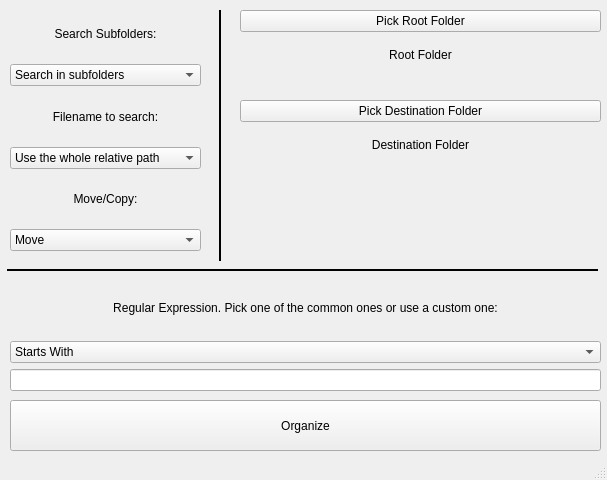
<?xml version="1.0" encoding="UTF-8"?>
<ui version="4.0">
 <class>mainWindow</class>
 <widget class="QMainWindow" name="mainWindow">
  <property name="geometry">
   <rect>
    <x>0</x>
    <y>0</y>
    <width>607</width>
    <height>480</height>
   </rect>
  </property>
  <property name="windowTitle">
   <string>Regex Organizer</string>
  </property>
  <widget class="QWidget" name="centralwidget">
   <property name="enabled">
    <bool>true</bool>
   </property>
   <property name="sizePolicy">
    <sizepolicy hsizetype="Maximum" vsizetype="Maximum">
     <horstretch>0</horstretch>
     <verstretch>0</verstretch>
    </sizepolicy>
   </property>
   <widget class="Line" name="line">
    <property name="geometry">
     <rect>
      <x>210</x>
      <y>10</y>
      <width>20</width>
      <height>251</height>
     </rect>
    </property>
    <property name="frameShadow">
     <enum>QFrame::Plain</enum>
    </property>
    <property name="lineWidth">
     <number>2</number>
    </property>
    <property name="orientation">
     <enum>Qt::Vertical</enum>
    </property>
   </widget>
   <widget class="Line" name="line_2">
    <property name="geometry">
     <rect>
      <x>7</x>
      <y>260</y>
      <width>591</width>
      <height>20</height>
     </rect>
    </property>
    <property name="frameShadow">
     <enum>QFrame::Plain</enum>
    </property>
    <property name="lineWidth">
     <number>2</number>
    </property>
    <property name="orientation">
     <enum>Qt::Horizontal</enum>
    </property>
   </widget>
   <widget class="QWidget" name="layoutWidget">
    <property name="geometry">
     <rect>
      <x>240</x>
      <y>100</y>
      <width>361</width>
      <height>61</height>
     </rect>
    </property>
    <layout class="QVBoxLayout" name="verticalLayout_4">
     <item>
      <widget class="QPushButton" name="pushButton_2">
       <property name="text">
        <string>Pick Destination Folder</string>
       </property>
      </widget>
     </item>
     <item>
      <widget class="QLabel" name="label_6">
       <property name="text">
        <string>Destination Folder</string>
       </property>
       <property name="alignment">
        <set>Qt::AlignCenter</set>
       </property>
      </widget>
     </item>
    </layout>
   </widget>
   <widget class="QPushButton" name="pushButton_3">
    <property name="geometry">
     <rect>
      <x>10</x>
      <y>400</y>
      <width>591</width>
      <height>51</height>
     </rect>
    </property>
    <property name="text">
     <string>Organize</string>
    </property>
   </widget>
   <widget class="QWidget" name="">
    <property name="geometry">
     <rect>
      <x>10</x>
      <y>280</y>
      <width>591</width>
      <height>111</height>
     </rect>
    </property>
    <layout class="QVBoxLayout" name="verticalLayout_2">
     <item>
      <widget class="QLabel" name="label_4">
       <property name="text">
        <string>Regular Expression. Pick one of the common ones or use a custom one:</string>
       </property>
       <property name="alignment">
        <set>Qt::AlignCenter</set>
       </property>
       <property name="wordWrap">
        <bool>false</bool>
       </property>
      </widget>
     </item>
     <item>
      <widget class="QComboBox" name="comboBox_4">
       <property name="font">
        <font>
         <strikeout>false</strikeout>
        </font>
       </property>
       <property name="acceptDrops">
        <bool>false</bool>
       </property>
       <item>
        <property name="text">
         <string>Starts With</string>
        </property>
       </item>
       <item>
        <property name="text">
         <string>Ends With</string>
        </property>
       </item>
       <item>
        <property name="text">
         <string>Contains</string>
        </property>
       </item>
       <item>
        <property name="text">
         <string>Equals</string>
        </property>
       </item>
       <item>
        <property name="text">
         <string>Custom RegEx</string>
        </property>
       </item>
      </widget>
     </item>
     <item>
      <widget class="QLineEdit" name="lineEdit"/>
     </item>
    </layout>
   </widget>
   <widget class="QWidget" name="">
    <property name="geometry">
     <rect>
      <x>240</x>
      <y>10</y>
      <width>361</width>
      <height>61</height>
     </rect>
    </property>
    <layout class="QVBoxLayout" name="verticalLayout_3">
     <item>
      <widget class="QPushButton" name="pushButton">
       <property name="text">
        <string>Pick Root Folder</string>
       </property>
      </widget>
     </item>
     <item>
      <widget class="QLabel" name="label_5">
       <property name="text">
        <string>Root Folder</string>
       </property>
       <property name="alignment">
        <set>Qt::AlignCenter</set>
       </property>
      </widget>
     </item>
    </layout>
   </widget>
   <widget class="QWidget" name="">
    <property name="geometry">
     <rect>
      <x>10</x>
      <y>10</y>
      <width>191</width>
      <height>241</height>
     </rect>
    </property>
    <layout class="QVBoxLayout" name="verticalLayout">
     <item>
      <widget class="QLabel" name="label">
       <property name="text">
        <string>Search Subfolders:</string>
       </property>
       <property name="alignment">
        <set>Qt::AlignCenter</set>
       </property>
      </widget>
     </item>
     <item>
      <widget class="QComboBox" name="comboBox">
       <item>
        <property name="text">
         <string>Search in subfolders</string>
        </property>
       </item>
       <item>
        <property name="text">
         <string>Search only in the root folder</string>
        </property>
       </item>
      </widget>
     </item>
     <item>
      <widget class="QLabel" name="label_2">
       <property name="text">
        <string>Filename to search:</string>
       </property>
       <property name="alignment">
        <set>Qt::AlignCenter</set>
       </property>
      </widget>
     </item>
     <item>
      <widget class="QComboBox" name="comboBox_2">
       <item>
        <property name="text">
         <string>Use the whole relative path</string>
        </property>
       </item>
       <item>
        <property name="text">
         <string>Use only the filename</string>
        </property>
       </item>
      </widget>
     </item>
     <item>
      <widget class="QLabel" name="label_3">
       <property name="text">
        <string>Move/Copy:</string>
       </property>
       <property name="alignment">
        <set>Qt::AlignCenter</set>
       </property>
      </widget>
     </item>
     <item>
      <widget class="QComboBox" name="comboBox_3">
       <item>
        <property name="text">
         <string>Move</string>
        </property>
       </item>
       <item>
        <property name="text">
         <string>Copy</string>
        </property>
       </item>
      </widget>
     </item>
    </layout>
   </widget>
  </widget>
  <widget class="QStatusBar" name="statusbar"/>
 </widget>
 <resources/>
 <connections/>
</ui>
